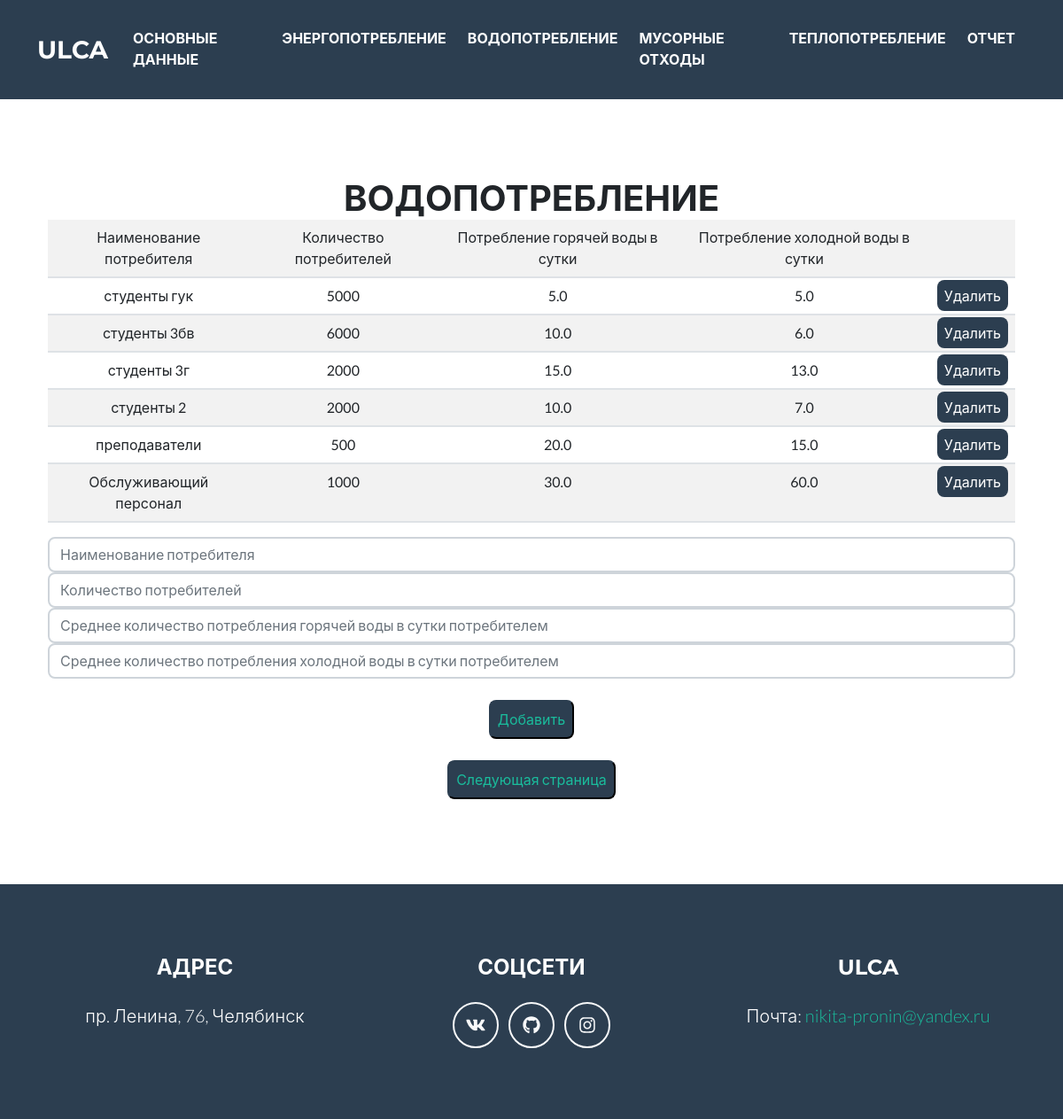
Screenshot of /water with the database file from the repository.
### app.py (models this page shows, shortened)
class Water(db.Model):
    id = db.Column(db.Integer, primary_key=True)
    water_name = db.Column(db.String(200))
    water_count = db.Column(db.Integer)
    water_hot = db.Column(db.Float)
    water_cold = db.Column(db.Float)
    otchet = db.relationship('Otchet', back_populates="water")

### app.py (the view)
@app.route('/water', methods=['POST', 'GET'])
def water():
    if request.method == "POST":
        water_name = request.form['water_name']
        water_count = request.form['water_count']
        water_hot = request.form['water_hot']
        water_cold = request.form['water_cold']
        water = Water(water_name=water_name,
                      water_count=water_count,
                      water_hot=water_hot, water_cold=water_cold)
        try:
            db.session.add(water)
            db.session.commit()
            return redirect('/water')
        except:
            return "Данные внесены не верно"
    else:
        basic = db.session.query(Basic_data.id).all()
        energy = db.session.query(Energy.id).all()
        trash = db.session.query(Trash.id).all()
        heat = db.session.query(Heat.id).all()
        water = Water.query.order_by(Water.id).all()
        return render_template('water.html', heat=heat, basic=basic,
                               energy=energy, trash=trash, water=water)

### templates/water.html (shortened to what this page needs)
{% import  "bootstrap/wtf.html" as wtf %}
{% extends 'bootstrap/base.html' %}
{% block head %}
<link href="static/css/styles.css" rel="stylesheet" />
{% endblock %}
{% block body %}
<nav class="navbar navbar-expand-xl bg-secondary text-uppercase fixed-top" id="mainNav">
	<div class="container">
		<a class="navbar-brand" href='/index'>ULCA</a>
		<div class="collapse navbar-collapse" id="collapsibleNavbar">
			<ul class="navbar-nav mx-auto ">
				<li class="nav-item mx-0 mx-lg-1"><a class="nav-link py-2 px-0 px-lg-2 rounded" href="/basic_data">основные данные</a></li>
				<li class="nav-item mx-0 mx-lg-1"><a class="nav-link py-2 px-0 px-lg-2 rounded" href="/energy">энергопотребление</a></li>
				<li class="nav-item mx-0 mx-lg-1"><a class="nav-link py-2 px-0 px-lg-2 rounded" href="/water">водопотребление</a></li>
				<li class="nav-item mx-0 mx-lg-1"><a class="nav-link py-2 px-0 px-lg-2 rounded" href="/trash">мусорные отходы</a></li>
				<li class="nav-item mx-0 mx-lg-1"><a class="nav-link py-2 px-0 px-lg-2 rounded" href="/teplo">теплопотребление</a></li>
				{% if ((heat|length >= 1) and (basic|length >= 1) and (trash|length >= 1) and (water|length >= 1) and (energy|length >= 1)) %}
						<li class="nav-item mx-0 mx-lg-1"><a class="nav-link py-2 px-0 px-lg-2 rounded" href="/calculate">отчет</a></li>
				{% endif %}		</ul>
		</div>
	</div>
</nav>
<header class="masthead  text-center">
	<div class="container d-flex  flex-column">
		<p class="h1  text-uppercase mb-0">Водопотребление</>
		<br>
		<div class="container">
	<div class="content">
		{% if water|length < 1 %}
		<h4 style="text-align: center">Сведения еще не добавлены</h4>
		{% else %}
				<div class="table-responsive">
		<table class="table table-striped">
			<tr class="align-middle">
				<td align="center">Наименование потребителя</td>
				<td align="center">Количество потребителей</td>
				<td align="center">Потребление горячей воды в сутки</td>
				<td align="center">Потребление холодной воды в сутки</td>
				<td align="center"></td>
			</tr>
			{% for wa in water %}
			<tr>
				<td align="center">{{ wa.water_name }} </td>
				<td align="center">{{ wa.water_count}} </td>
				<td align="center">{{ wa.water_hot }} </td>
				<td align="center">{{ wa.water_cold }} </td>
				<td align="center"><a class="mx-0 btn-secondary py-2 px-0 px-lg-2 rounded text-decoration-none" href="/water/delete/{{wa.id}}">Удалить</a></td>
			</tr>
			{% endfor %}
		</table>
				</div>
		{% endif %}
		<form method="post" class="form">
			<input type="text" name="water_name" id="water_name" class="form-control" required  placeholder="Наименование потребителя">
			<input type="number" name="water_count" id="water_count" class="form-control" required  placeholder="Количество потребителей">
			<input type="number" name="water_hot" id="water_hot" class="form-control"  required placeholder="Среднее количество потребления горячей воды в сутки потребителем">
			<input type="number" name="water_cold" id="water_cold" class="form-control" required  placeholder="Среднее количество потребления холодной воды в сутки потребителем">
            <br>
			<input type="submit" class="mx-auto nav-link py-2 px-0 px-lg-2 rounded btn-secondary" value="Добавить">
		</form>
        <br>
		<button class="mx-auto nav-link py-2 px-0 px-lg-2 rounded btn-secondary"><a class="text-decoration-none" href="/trash">Следующая страница</a> </button>
	</div>
</div>
	</div>
</header>
<footer class="footer text-center">
	<div class="container">
		<div class="row">
			<div class="col-lg-4 mb-5 mb-lg-0">
				<h4 class="text-uppercase mb-4">адрес</h4>
				<p class="lead mb-0">
					пр. Ленина, 76, Челябинск
				</p>
			</div>
			<div class="col-lg-4 mb-5 mb-lg-0">
				<h4 class="text-uppercase mb-4">соцсети</h4>
				<a class="btn btn-outline-light btn-social mx-1" href="https:\\vk.com/hitrij_tatarin"><i class="fab fa-fw fa-vk"></i></a>
				<a class="btn btn-outline-light btn-social mx-1" href="https:\\github.com/burcev60"><i class="fab fa-fw fa-github"></i></a>
				<a class="btn btn-outline-light btn-social mx-1" href="https:\\google.com"><i class="fab fa-fw fa-instagram"></i></a>
			</div>
			<div class="col-lg-4">
				<h4 class="text-uppercase mb-4">ulca</h4>
				<p class="lead mb-0">
					Почта:
					<a href="mailto:nikita-pronin@yandex.ru" class="text-decoration-none"> nikita-pronin@yandex.ru</a>
				</p>
			</div>
		</div>
	</div>
</footer>
{% endblock %}

### rows the page displays
Water: water_name "студенты гук", water_count "5000", water_hot "5.0", water_cold "5.0"
Water: water_name "студенты 3бв", water_count "6000", water_hot "10.0", water_cold "6.0"
Water: water_name "студенты 3г", water_count "2000", water_hot "15.0", water_cold "13.0"
Water: water_name "студенты 2", water_count "2000", water_hot "10.0", water_cold "7.0"
Water: water_name "преподаватели", water_count "500", water_hot "20.0", water_cold "15.0"
Water: water_name "Обслуживающий персонал", water_count "1000", water_hot "30.0", water_cold "60.0"
